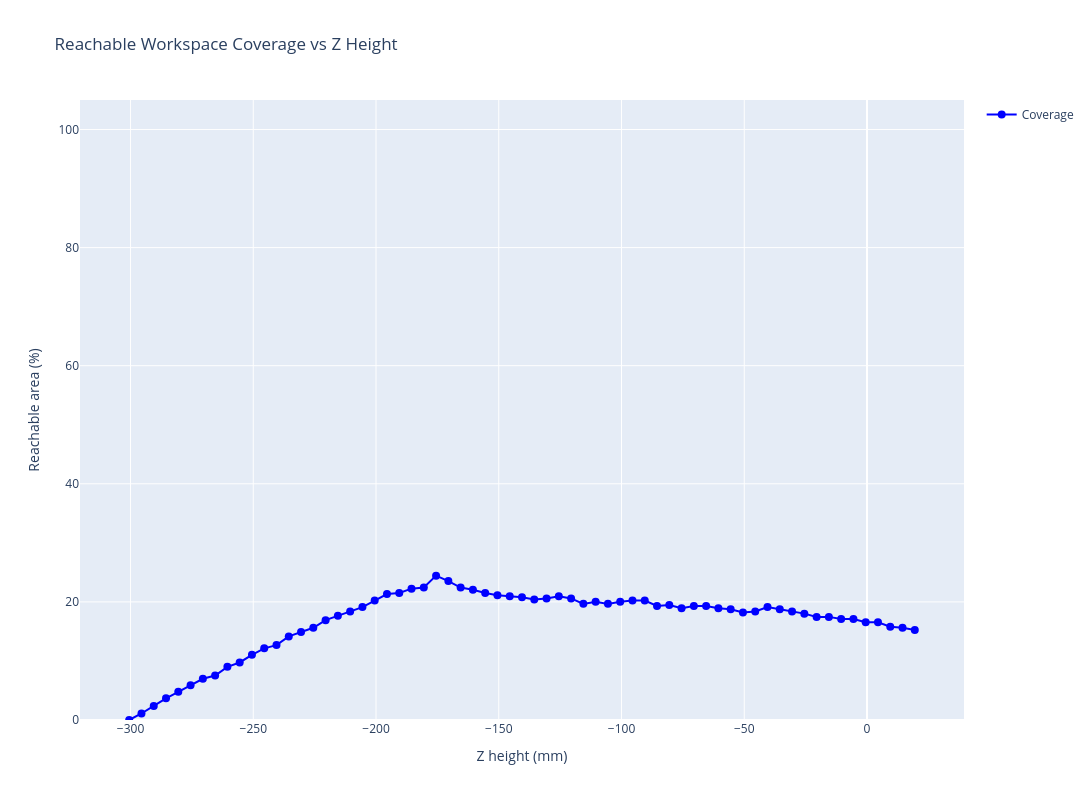

The notebook cell saved with this chart:
### Markdown cell above
## Z-Slice Analysis - How workspace changes with Z height

### Code cell
# Analyze reachability at different Z heights
z_test_heights = np.arange(Z_MIN, Z_MAX + 20, 5)
reachable_percentages = []
reachable_counts = []

for z in z_test_heights:
    count = 0
    total = 0
    for x in x_range:
        for y in y_range:
            total += 1
            result = inverse_kinematics(x, y, z)
            if result:
                count += 1
    
    percentage = (count / total) * 100 if total > 0 else 0
    reachable_percentages.append(percentage)
    reachable_counts.append(count)

max_z = z_test_heights[np.argmax(reachable_percentages)]

fig = go.Figure()

fig.add_trace(go.Scatter(
    x=z_test_heights,
    y=reachable_percentages,
    mode='lines+markers',
    name='Coverage',
    line=dict(color='blue', width=2),
    marker=dict(size=8),
    text=[f"Z: {z:.1f}mm<br>Coverage: {pct:.1f}%<br>Points: {count}" 
          for z, pct, count in zip(z_test_heights, reachable_percentages, reachable_counts)],
    hovertemplate='%{text}<extra></extra>'
))

fig.update_layout(
    title='Reachable Workspace Coverage vs Z Height',
    xaxis_title='Z height (mm)',
    yaxis_title='Reachable area (%)',
    yaxis=dict(range=[0, 105]),
    height=800,
    width=1200,
    hovermode='closest',
    showlegend=True
)

fig.show()

print("\nReachable area coverage by Z height:")
for z, pct, count in zip(z_test_heights, reachable_percentages, reachable_counts):
    print(f"  Z = {z:7.1f}mm: {pct:6.1f}% ({count} points)")
    
print(f"\nMaximum reachable area of {max(reachable_percentages):.1f}% at Z = {max_z:.1f}mm")

### Figure 1 — Plotly figure (JSON) as saved in the notebook; plotly's stock layout.template omitted (floating-point values rounded to 4 significant figures)
{"data": [{"hovertemplate": "%{text}<extra></extra>", "line": {"color": "blue", "width": 2}, "marker": {"size": 8}, "mode": "lines+markers", "name": "Coverage", "text": ["Z: -300.5mm<br>Coverage: 0.0%<br>Points: 0", "Z: -295.5mm<br>Coverage: 1.1%<br>Points: 6", "Z: -290.5mm<br>Coverage: 2.4%<br>Points: 13", "Z: -285.5mm<br>Coverage: 3.7%<br>Points: 20", "Z: -280.5mm<br>Coverage: 4.8%<br>Points: 26", "Z: -275.5mm<br>Coverage: 5.9%<br>Points: 32", "Z: -270.5mm<br>Coverage: 7.0%<br>Points: 38", "Z: -265.5mm<br>Coverage: 7.5%<br>Points: 41", "Z: -260.5mm<br>Coverage: 9.0%<br>Points: 49", "Z: -255.5mm<br>Coverage: 9.7%<br>Points: 53", "Z: -250.5mm<br>Coverage: 11.0%<br>Points: 60", "Z: -245.5mm<br>Coverage: 12.1%<br>Points: 66", "Z: -240.5mm<br>Coverage: 12.7%<br>Points: 69", "Z: -235.5mm<br>Coverage: 14.2%<br>Points: 77", "Z: -230.5mm<br>Coverage: 14.9%<br>Points: 81", "Z: -225.5mm<br>Coverage: 15.6%<br>Points: 85", "Z: -220.5mm<br>Coverage: 16.9%<br>Points: 92", "Z: -215.5mm<br>Coverage: 17.6%<br>Points: 96", "Z: -210.5mm<br>Coverage: 18.4%<br>Points: 100", "Z: -205.5mm<br>Coverage: 19.1%<br>Points: 104", "Z: -200.5mm<br>Coverage: 20.2%<br>Points: 110", "Z: -195.5mm<br>Coverage: 21.3%<br>Points: 116", "Z: -190.5mm<br>Coverage: 21.5%<br>Points: 117", "Z: -185.5mm<br>Coverage: 22.2%<br>Points: 121", "Z: -180.5mm<br>Coverage: 22.4%<br>Points: 122", "Z: -175.5mm<br>Coverage: 24.4%<br>Points: 133", "Z: -170.5mm<br>Coverage: 23.5%<br>Points: 128", "Z: -165.5mm<br>Coverage: 22.4%<br>Points: 122", "Z: -160.5mm<br>Coverage: 22.1%<br>Points: 120", "Z: -155.5mm<br>Coverage: 21.5%<br>Points: 117", "Z: -150.5mm<br>Coverage: 21.1%<br>Points: 115", "Z: -145.5mm<br>Coverage: 21.0%<br>Points: 114", "Z: -140.5mm<br>Coverage: 20.8%<br>Points: 113", "Z: -135.5mm<br>Coverage: 20.4%<br>Points: 111", "Z: -130.5mm<br>Coverage: 20.6%<br>Points: 112", "Z: -125.5mm<br>Coverage: 21.0%<br>Points: 114", "Z: -120.5mm<br>Coverage: 20.6%<br>Points: 112", "Z: -115.5mm<br>Coverage: 19.7%<br>Points: 107", "Z: -110.5mm<br>Coverage: 20.0%<br>Points: 109", "Z: -105.5mm<br>Coverage: 19.7%<br>Points: 107", "Z: -100.5mm<br>Coverage: 20.0%<br>Points: 109", "Z: -95.5mm<br>Coverage: 20.2%<br>Points: 110", "Z: -90.5mm<br>Coverage: 20.2%<br>Points: 110", "Z: -85.5mm<br>Coverage: 19.3%<br>Points: 105", "Z: -80.5mm<br>Coverage: 19.5%<br>Points: 106", "Z: -75.5mm<br>Coverage: 18.9%<br>Points: 103", "Z: -70.5mm<br>Coverage: 19.3%<br>Points: 105", "Z: -65.5mm<br>Coverage: 19.3%<br>Points: 105", "Z: -60.5mm<br>Coverage: 18.9%<br>Points: 103", "Z: -55.5mm<br>Coverage: 18.8%<br>Points: 102", "Z: -50.5mm<br>Coverage: 18.2%<br>Points: 99", "Z: -45.5mm<br>Coverage: 18.4%<br>Points: 100", "Z: -40.5mm<br>Coverage: 19.1%<br>Points: 104", "Z: -35.5mm<br>Coverage: 18.8%<br>Points: 102", "Z: -30.5mm<br>Coverage: 18.4%<br>Points: 100", "Z: -25.5mm<br>Coverage: 18.0%<br>Points: 98", "Z: -20.5mm<br>Coverage: 17.5%<br>Points: 95", "Z: -15.5mm<br>Coverage: 17.5%<br>Points: 95", "Z: -10.5mm<br>Coverage: 17.1%<br>Points: 93", "Z: -5.5mm<br>Coverage: 17.1%<br>Points: 93", "Z: -0.5mm<br>Coverage: 16.5%<br>Points: 90", "Z: 4.5mm<br>Coverage: 16.5%<br>Points: 90", "Z: 9.5mm<br>Coverage: 15.8%<br>Points: 86", "Z: 14.5mm<br>Coverage: 15.6%<br>Points: 85", "Z: 19.5mm<br>Coverage: 15.3%<br>Points: 83"], "type": "scatter", "x": [-300.5, -295.5, -290.5, -285.5, -280.5, -275.5, -270.5, -265.5, -260.5, -255.5, -250.5, -245.5, -240.5, -235.5, -230.5, -225.5, -220.5, -215.5, -210.5, -205.5, -200.5, -195.5, -190.5, -185.5, -180.5, -175.5, -170.5, -165.5, -160.5, -155.5, -150.5, -145.5, -140.5, -135.5, -130.5, -125.5, -120.5, -115.5, -110.5, -105.5, -100.5, -95.54, -90.54, -85.54, -80.54, -75.54, -70.54, -65.54, -60.54, -55.54, -50.54, -45.54, -40.54, -35.54, -30.54, -25.54, -20.54, -15.54, -10.54, -5.54, -0.54, 4.46, 9.46, 14.46, 19.46], "y": [0, 1.103, 2.39, 3.676, 4.779, 5.882, 6.985, 7.537, 9.007, 9.743, 11.03, 12.13, 12.68, 14.15, 14.89, 15.62, 16.91, 17.65, 18.38, 19.12, 20.22, 21.32, 21.51, 22.24, 22.43, 24.45, 23.53, 22.43, 22.06, 21.51, 21.14, 20.96, 20.77, 20.4, 20.59, 20.96, 20.59, 19.67, 20.04, 19.67, 20.04, 20.22, 20.22, 19.3, 19.49, 18.93, 19.3, 19.3, 18.93, 18.75, 18.2, 18.38, 19.12, 18.75, 18.38, 18.01, 17.46, 17.46, 17.1, 17.1, 16.54, 16.54, 15.81, 15.62, 15.26]}], "layout": {"height": 800, "hovermode": "closest", "showlegend": true, "title": {"text": "Reachable Workspace Coverage vs Z Height"}, "width": 1200, "xaxis": {"title": {"text": "Z height (mm)"}}, "yaxis": {"range": [0, 105], "title": {"text": "Reachable area (%)"}}}}
